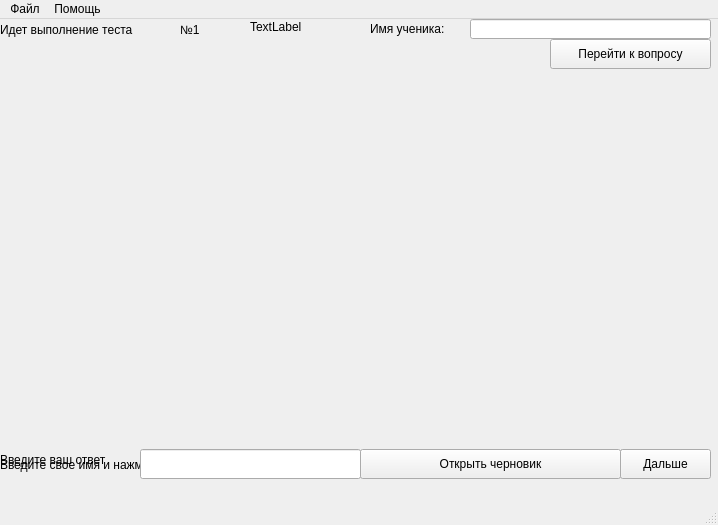
<?xml version="1.0" encoding="UTF-8"?>
<ui version="4.0">
 <class>MainWindow</class>
 <widget class="QMainWindow" name="MainWindow">
  <property name="geometry">
   <rect>
    <x>0</x>
    <y>0</y>
    <width>718</width>
    <height>525</height>
   </rect>
  </property>
  <property name="sizePolicy">
   <sizepolicy hsizetype="Expanding" vsizetype="Expanding">
    <horstretch>0</horstretch>
    <verstretch>0</verstretch>
   </sizepolicy>
  </property>
  <property name="windowTitle">
   <string>TestMaker Plus</string>
  </property>
  <widget class="QWidget" name="centralWidget">
   <widget class="QLabel" name="label">
    <property name="geometry">
     <rect>
      <x>370</x>
      <y>0</y>
      <width>101</width>
      <height>20</height>
     </rect>
    </property>
    <property name="text">
     <string>Имя ученика:</string>
    </property>
   </widget>
   <widget class="QLabel" name="label_2">
    <property name="geometry">
     <rect>
      <x>0</x>
      <y>430</y>
      <width>501</width>
      <height>31</height>
     </rect>
    </property>
    <property name="text">
     <string>Введите свое имя и нажмите &quot;Далее&quot;, чтобы начать выполнять тест.</string>
    </property>
   </widget>
   <widget class="QPushButton" name="pushButton_3">
    <property name="geometry">
     <rect>
      <x>620</x>
      <y>430</y>
      <width>75</width>
      <height>25</height>
     </rect>
    </property>
    <property name="text">
     <string>Далее</string>
    </property>
   </widget>
   <widget class="QLineEdit" name="plainTextEdit1">
    <property name="geometry">
     <rect>
      <x>470</x>
      <y>0</y>
      <width>241</width>
      <height>20</height>
     </rect>
    </property>
   </widget>
   <widget class="QLabel" name="csvconstrname">
    <property name="geometry">
     <rect>
      <x>250</x>
      <y>0</y>
      <width>56</width>
      <height>15</height>
     </rect>
    </property>
    <property name="text">
     <string>TextLabel</string>
    </property>
   </widget>
   <widget class="QLabel" name="label_4">
    <property name="geometry">
     <rect>
      <x>0</x>
      <y>430</y>
      <width>171</width>
      <height>22</height>
     </rect>
    </property>
    <property name="text">
     <string>Введите ваш ответ</string>
    </property>
   </widget>
   <widget class="QLineEdit" name="lineEdit">
    <property name="geometry">
     <rect>
      <x>140</x>
      <y>430</y>
      <width>221</width>
      <height>30</height>
     </rect>
    </property>
   </widget>
   <widget class="QPushButton" name="pushButton_4">
    <property name="geometry">
     <rect>
      <x>620</x>
      <y>430</y>
      <width>91</width>
      <height>30</height>
     </rect>
    </property>
    <property name="text">
     <string>Дальше</string>
    </property>
   </widget>
   <widget class="QLabel" name="label_5">
    <property name="geometry">
     <rect>
      <x>0</x>
      <y>0</y>
      <width>181</width>
      <height>22</height>
     </rect>
    </property>
    <property name="text">
     <string>Идет выполнение теста</string>
    </property>
   </widget>
   <widget class="QPushButton" name="pushButton_5">
    <property name="geometry">
     <rect>
      <x>360</x>
      <y>430</y>
      <width>261</width>
      <height>30</height>
     </rect>
    </property>
    <property name="text">
     <string>Открыть черновик</string>
    </property>
   </widget>
   <widget class="QPushButton" name="pushButton">
    <property name="geometry">
     <rect>
      <x>550</x>
      <y>20</y>
      <width>161</width>
      <height>30</height>
     </rect>
    </property>
    <property name="text">
     <string>Перейти к вопросу</string>
    </property>
   </widget>
   <widget class="QLabel" name="label_6">
    <property name="geometry">
     <rect>
      <x>180</x>
      <y>0</y>
      <width>31</width>
      <height>22</height>
     </rect>
    </property>
    <property name="text">
     <string>№1</string>
    </property>
   </widget>
   <widget class="QPushButton" name="label_3">
    <property name="geometry">
     <rect>
      <x>10</x>
      <y>40</y>
      <width>701</width>
      <height>391</height>
     </rect>
    </property>
    <property name="text">
     <string/>
    </property>
    <property name="flat">
     <bool>true</bool>
    </property>
   </widget>
   <zorder>label</zorder>
   <zorder>label_2</zorder>
   <zorder>pushButton_3</zorder>
   <zorder>plainTextEdit1</zorder>
   <zorder>csvconstrname</zorder>
   <zorder>label_4</zorder>
   <zorder>lineEdit</zorder>
   <zorder>pushButton_4</zorder>
   <zorder>label_5</zorder>
   <zorder>pushButton_5</zorder>
   <zorder>label_6</zorder>
   <zorder>label_3</zorder>
   <zorder>pushButton</zorder>
  </widget>
  <widget class="QMenuBar" name="menuBar">
   <property name="geometry">
    <rect>
     <x>0</x>
     <y>0</y>
     <width>718</width>
     <height>27</height>
    </rect>
   </property>
   <widget class="QMenu" name="menu">
    <property name="title">
     <string>Файл</string>
    </property>
    <addaction name="action_4"/>
    <addaction name="action"/>
    <addaction name="separator"/>
    <addaction name="action_3"/>
   </widget>
   <widget class="QMenu" name="menu_2">
    <property name="title">
     <string>Помощь</string>
    </property>
    <addaction name="separator"/>
    <addaction name="action_5"/>
    <addaction name="separator"/>
    <addaction name="action_2"/>
   </widget>
   <addaction name="menu"/>
   <addaction name="menu_2"/>
  </widget>
  <widget class="QStatusBar" name="statusBar"/>
  <action name="action_2">
   <property name="text">
    <string>О программе</string>
   </property>
   <property name="menuRole">
    <enum>QAction::ApplicationSpecificRole</enum>
   </property>
  </action>
  <action name="action_3">
   <property name="text">
    <string>Выйти из программы</string>
   </property>
  </action>
  <action name="action">
   <property name="text">
    <string>Настройки программы</string>
   </property>
  </action>
  <action name="action_4">
   <property name="text">
    <string>Настройки теста</string>
   </property>
  </action>
  <action name="action_5">
   <property name="text">
    <string>Аварийный выход из программы</string>
   </property>
  </action>
 </widget>
 <layoutdefault spacing="6" margin="11"/>
 <resources/>
 <connections/>
</ui>
